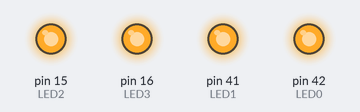
Recording of a sketch running on a simulated Arduino Mega 2560, built with avr-gcc and run on an emulated ATmega2560. On the bench: output pins drawn as LEDs (lit = HIGH).

Above: at 0.2 s.
At 1.7 s:
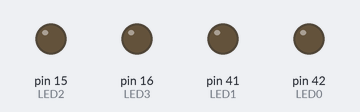
Timing chart, 0 to 3.0 s (numbered marks = the images above):
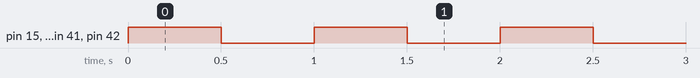

Measured:
- by itself, pin 15 (LED2), pin 16 (LED3), pin 41 (LED1), pin 42 (LED0): alternates HIGH for 0.50 s and LOW for 0.50 s

The sketch:

uROS_STEP1_LED.ino
```cpp
// (licence header left out)
#define LED0 42
#define LED1 41
#define LED2 15
#define LED3 16

void setup()
{
  // put your setup code here, to run once:
  pinMode(LED0, OUTPUT);
  pinMode(LED1, OUTPUT);
  pinMode(LED2, OUTPUT);
  pinMode(LED3, OUTPUT);
}

void loop()
{
  // put your main code here, to run repeatedly:
  digitalWrite(LED0, HIGH);
  digitalWrite(LED1, HIGH);
  digitalWrite(LED2, HIGH);
  digitalWrite(LED3, HIGH);
  delay(500);
  digitalWrite(LED0, LOW);
  digitalWrite(LED1, LOW);
  digitalWrite(LED2, LOW);
  digitalWrite(LED3, LOW);
  delay(500);
}
```
